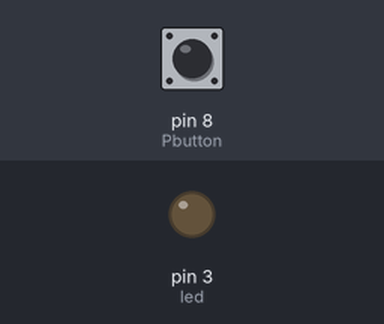
The sketch below on a simulated Arduino Uno, built with avr-gcc and run on an emulated ATmega328P. Shown: output pins drawn as LEDs (lit = HIGH). Inputs (shaded band) come from the test bench; at power-on: pin 8 (Pbutton) LOW.

Above: at 1.2 s.
1.3 s: pin 8 (Pbutton) pulled HIGH for 1 s
At 2.08 s:
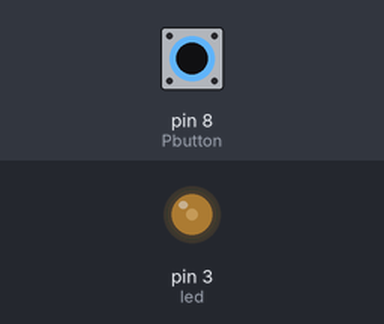
4.3 s: pin 8 (Pbutton) pulled HIGH for 3.2 s
At 5.68 s:
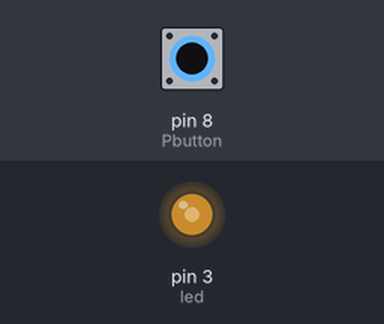
At 7.3 s:
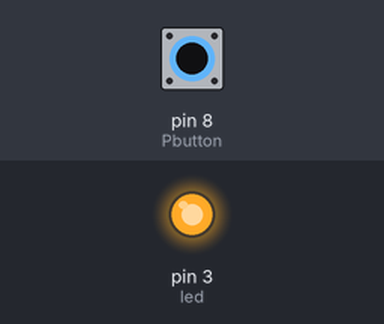
9.0 s: pin 8 (Pbutton) pulled HIGH for 0.15 s
Timing chart, 0 to 12.0 s (numbered marks = the images above; inputs shaded):
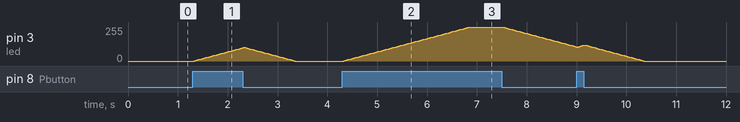

Measured:
- after the input at 1.3 s, pin 3 (led): rises from 0/255 to 102/255 in 0.99 s, then falls to 0/255 in 1.0 s
- after the input at 4.3 s, pin 3 (led): rises from 0/255 to 255/255 in 2.5 s, then falls to 108/255 in 2.1 s

The sketch:

Code.ino
```cpp
int state = 0;
int Pbutton = 8;
int led = 3;

void setup()
{
  pinMode(Pbutton, INPUT);
  pinMode(led, OUTPUT);
}

void loop()
{
  if (digitalRead(Pbutton) == HIGH) {
    if (state != 255) {
      state+=3;
      delay(30);
    }
    analogWrite(led, state);
  }

  if (digitalRead(Pbutton) == LOW) {
    if (state != 0) {
      state-=3;
      delay(30);
    }
    analogWrite(led, state);
  }
}
```

SALES.cpp
```cpp
//GROUP OF SALES, ABALOS, OAQUIRA

int pinButton = 8;
int LED = 6;
int LED1 = 3;
int LED2 = 9;

int value = 0;

void setup() {
  pinMode (pinButton, INPUT);
  pinMode (LED, OUTPUT);
  pinMode (LED1, OUTPUT);
  pinMode (LED2, OUTPUT);
}

  void loop() {
  int stateButton = digitalRead(pinButton);

  if (stateButton == 1){
    for(int i = 0; i < 255; i++){
      analogWrite (LED, i);
      analogWrite (LED1, i);
      analogWrite (LED2, i);
      delay(20);
      value = i;
    }
  }

  if (stateButton == 0){
    for(int i = value; i > 0; i--){
      analogWrite (LED, i);
      analogWrite (LED1, i);
      analogWrite (LED2, i);
      delay(5);
      analogWrite(LED, LOW);
      analogWrite(LED1, LOW);
    }
  }
}
```
